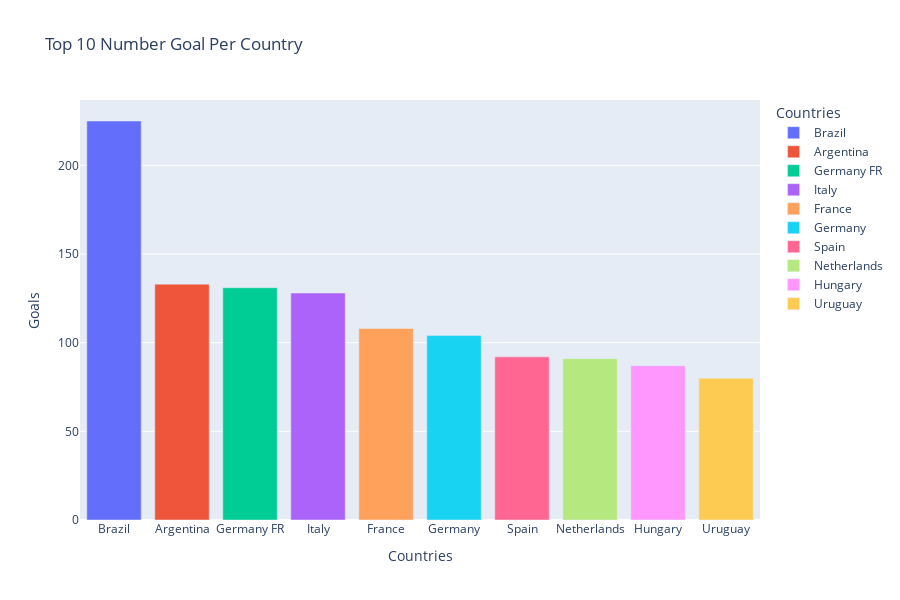

Source (notebook cell):
### Code cell
import plotly.express as px

fig = px.bar(goals, x="Countries", y="Goals",color='Countries',
             labels={'Goals':'Goals'}, height=600, title="Top 10 Number Goal Per Country")
fig.show()

### Figure 1 — Plotly figure (JSON) as saved in the notebook; plotly's stock layout.template omitted (floating-point values rounded to 4 significant figures)
{"data": [{"alignmentgroup": "True", "hovertemplate": "Countries=%{x}<br>Goals=%{y}<extra></extra>", "legendgroup": "Brazil", "marker": {"color": "#636efa"}, "name": "Brazil", "offsetgroup": "Brazil", "orientation": "v", "showlegend": true, "textposition": "auto", "type": "bar", "x": ["Brazil"], "xaxis": "x", "y": [225], "yaxis": "y"}, {"alignmentgroup": "True", "hovertemplate": "Countries=%{x}<br>Goals=%{y}<extra></extra>", "legendgroup": "Argentina", "marker": {"color": "#EF553B"}, "name": "Argentina", "offsetgroup": "Argentina", "orientation": "v", "showlegend": true, "textposition": "auto", "type": "bar", "x": ["Argentina"], "xaxis": "x", "y": [133], "yaxis": "y"}, {"alignmentgroup": "True", "hovertemplate": "Countries=%{x}<br>Goals=%{y}<extra></extra>", "legendgroup": "Germany FR", "marker": {"color": "#00cc96"}, "name": "Germany FR", "offsetgroup": "Germany FR", "orientation": "v", "showlegend": true, "textposition": "auto", "type": "bar", "x": ["Germany FR"], "xaxis": "x", "y": [131], "yaxis": "y"}, {"alignmentgroup": "True", "hovertemplate": "Countries=%{x}<br>Goals=%{y}<extra></extra>", "legendgroup": "Italy", "marker": {"color": "#ab63fa"}, "name": "Italy", "offsetgroup": "Italy", "orientation": "v", "showlegend": true, "textposition": "auto", "type": "bar", "x": ["Italy"], "xaxis": "x", "y": [128], "yaxis": "y"}, {"alignmentgroup": "True", "hovertemplate": "Countries=%{x}<br>Goals=%{y}<extra></extra>", "legendgroup": "France", "marker": {"color": "#FFA15A"}, "name": "France", "offsetgroup": "France", "orientation": "v", "showlegend": true, "textposition": "auto", "type": "bar", "x": ["France"], "xaxis": "x", "y": [108], "yaxis": "y"}, {"alignmentgroup": "True", "hovertemplate": "Countries=%{x}<br>Goals=%{y}<extra></extra>", "legendgroup": "Germany", "marker": {"color": "#19d3f3"}, "name": "Germany", "offsetgroup": "Germany", "orientation": "v", "showlegend": true, "textposition": "auto", "type": "bar", "x": ["Germany"], "xaxis": "x", "y": [104], "yaxis": "y"}, {"alignmentgroup": "True", "hovertemplate": "Countries=%{x}<br>Goals=%{y}<extra></extra>", "legendgroup": "Spain", "marker": {"color": "#FF6692"}, "name": "Spain", "offsetgroup": "Spain", "orientation": "v", "showlegend": true, "textposition": "auto", "type": "bar", "x": ["Spain"], "xaxis": "x", "y": [92], "yaxis": "y"}, {"alignmentgroup": "True", "hovertemplate": "Countries=%{x}<br>Goals=%{y}<extra></extra>", "legendgroup": "Netherlands", "marker": {"color": "#B6E880"}, "name": "Netherlands", "offsetgroup": "Netherlands", "orientation": "v", "showlegend": true, "textposition": "auto", "type": "bar", "x": ["Netherlands"], "xaxis": "x", "y": [91], "yaxis": "y"}, {"alignmentgroup": "True", "hovertemplate": "Countries=%{x}<br>Goals=%{y}<extra></extra>", "legendgroup": "Hungary", "marker": {"color": "#FF97FF"}, "name": "Hungary", "offsetgroup": "Hungary", "orientation": "v", "showlegend": true, "textposition": "auto", "type": "bar", "x": ["Hungary"], "xaxis": "x", "y": [87], "yaxis": "y"}, {"alignmentgroup": "True", "hovertemplate": "Countries=%{x}<br>Goals=%{y}<extra></extra>", "legendgroup": "Uruguay", "marker": {"color": "#FECB52"}, "name": "Uruguay", "offsetgroup": "Uruguay", "orientation": "v", "showlegend": true, "textposition": "auto", "type": "bar", "x": ["Uruguay"], "xaxis": "x", "y": [80], "yaxis": "y"}], "layout": {"barmode": "relative", "height": 600, "legend": {"title": {"text": "Countries"}, "tracegroupgap": 0}, "title": {"text": "Top 10 Number Goal Per Country"}, "xaxis": {"anchor": "y", "categoryarray": ["Brazil", "Argentina", "Germany FR", "Italy", "France", "Germany", "Spain", "Netherlands", "Hungary", "Uruguay"], "categoryorder": "array", "domain": [0, 1], "title": {"text": "Countries"}}, "yaxis": {"anchor": "x", "domain": [0, 1], "title": {"text": "Goals"}}}}
